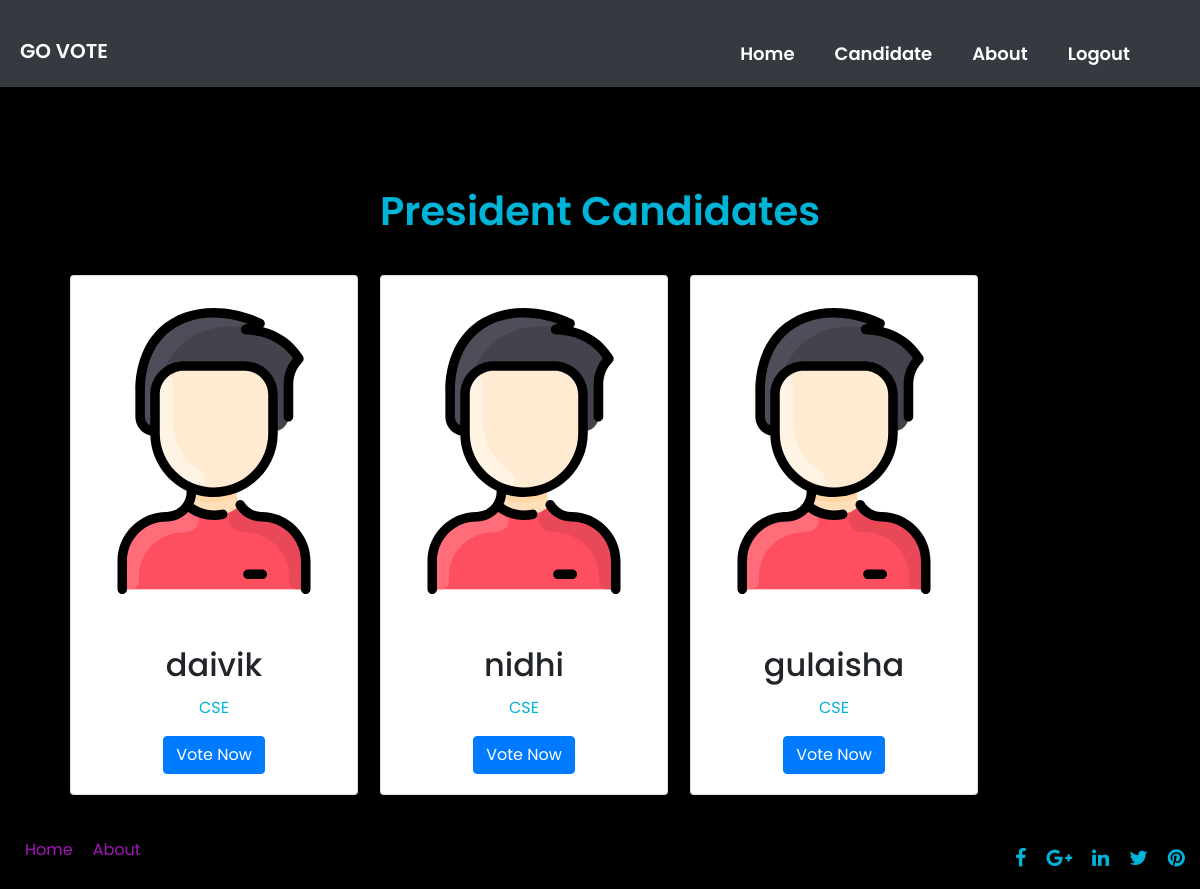
The page /candidate.php on the database its author committed.
### tables this page shows
CREATE TABLE `candidates` (
  `name` varchar(50) NOT NULL,
  `email` varchar(100) DEFAULT NULL,
  `branch` varchar(30) DEFAULT NULL,
  `rollno` bigint(30) NOT NULL,
  `pname` varchar(50) NOT NULL,
  `approve_status` int(11) DEFAULT 0 COMMENT '0 for pending , 1 for approve 2 for reject'
);

### candidate.php (the view, shortened to what this page needs)
<!DOCTYPE html>
<html lang="en">
<head>
<link rel="stylesheet" href="css/bootstrap.min.css">
<link rel="stylesheet" href="https://stackpath.bootstrapcdn.com/font-awesome/4.7.0/css/font-awesome.min.css">
<link rel="stylesheet" href="css/style.css">
</head>
<body>
  <div class="container-fluid" id="cont-3">
    <header id="nav-bar">
      <nav class="navbar navbar-expand-lg navbar-light bg-dark">
        <a class="navbar-brand" href="index.php"  style="color: white; font-weight: 600; margin-top: 15px;">GO VOTE</a>
        <div class="collapse navbar-collapse" id="navbarNav">
          <ul class="navbar-nav ml-auto animate__animated animate__bounceInDown" style="padding-right: 50px;">
            <li class="nav-item" >
              <a class="nav-link" href="index.php" style="color:white; font-weight: 600; text-align: center; font-size: 18px; margin-top: 20px;  text-transform: capitalize; padding: 20px;">Home</a>
            </li>
            <li class="nav-item" >
              <a class="nav-link" href="year.php"  style="color: white; font-weight: 600; text-align: center; font-size: 18px; margin-top: 20px;  text-transform: capitalize; padding: 20px;">Candidate</a>
            </li>
            <li class="nav-item" >
              <a class="nav-link" href="about.php"  style="color: white; font-weight: 600; text-align: center; font-size: 18px; margin-top: 20px;  text-transform: capitalize; padding: 20px;">About</a>
            </li>
            <li class="nav-item" >
                  <a class="nav-link" href="logout.php"  style="color: white; font-weight: 600; text-align: center; font-size: 18px; margin-top: 20px;  text-transform: capitalize; padding: 20px;">Logout</a>
                </li>
          </ul>
        </div>
    </nav>
</header>
<div class="container">
         <div class="row">
           <div class="col-md-12" >
           <h1 class="text-center" style="margin-bottom: 10px;">President Candidates</h1>
         </div>
         <?php
   $sql = "select * from candidates where approve_status=1 and pname='president'";
   include("dbConnect.php");
       $result= $pdo->query($sql);
     $rs =   $result->fetchAll();
     foreach($rs as $row){
?>
          <div class="col-md-3 " style=" margin-left:25px; padding-top: 30px;">
                <div class="card" style="width: 18rem;">
                  <img class="card-img-top" src="img/9.svg" alt="shinzo" height="350px">
                  <div class="card-body">
                    <h2 class="card-title"><?php echo $row['name']; ?></h2>
                    <p class="card-text"><?php echo $row['branch']; ?></p>
                    <a href="confirmation.php"  class="btn btn-primary">Vote Now</a>
                  </div>
                </div>
              </div>
              <?php } ?>
          </div>
        </div>
      <section>
        <div class="container-fluid">
          <div class="row">
            <div class="col-md-6">
              <hr>
              <div class="Footer">
              <ul style="display: flex;">
                  <li style="list-style: none; padding: 10px; "><a href="index.php" style="text-decoration: none; color: #a517ba;">Home</a></li>
                  <li style="list-style: none; padding: 10px; "><a href="about.php" style="text-decoration: none; color: #a517ba;">About</a></li>
                  </ul>
              </div>
            </div>
            <div class="col-md-6">
              <hr>
              <div class="social-icon">
                <ul >
                                <li>
                                    <a href="">
                                        <i class="fa fa-facebook"></i>
                                    </a>
                                </li>
                                <li>
                                    <a href="">
                                        <i class="fa fa-google-plus"></i>
                                    </a>
                                </li>
                                <li>
                                    <a href="">
                                        <i class="fa fa-linkedin"></i>
                                    </a>
                                </li>
                                <li>
                                    <a href="">
                                        <i class="fa fa-twitter"></i>
                                    </a>
                                </li>
                                <li>
                                    <a href="">
                                        <i class="fa fa-pinterest"></i>
                                    </a>
                                </li>
                            </ul>
              </div>
            </div>
          </div>
        </div>
        </section>
</body>
</html>

### css/style.css (style rules this page uses)
* { margin: 0; padding: 0; box-sizing: border-box; font-family: 'Poppins', sans-serif; scroll-behavior: smooth; text-align: center; }
body { background-color:black; }
#nav-bar { position: sticky; }
.navbar { background-color: black; padding: 0; }
.navbar-brand { height: 40px; padding-left: 20px; }
h1 { font-size: 40px; font-weight: 600; margin-top: 100px; }
#cont-3 { margin-left: 0; margin-right: 0; padding-left: 0; padding-right: 0; max-width: 100%; }
p,h1,ul { color: #00b4d8; }
.social-icon ul { list-style: none; display: flex; justify-content: flex-end; }
.social-icon li { padding-left: 20px; padding-top: 15px; }
.social-icon li a { color:#00b4d8; font-size: 20px; }

### candidate.php (style rules this page uses)
* { margin: 0; padding: 0; box-sizing: border-box; scroll-behavior: smooth; text-align: center; font-family: 'Poppins', sans-serif; }

### rows shown on the page
candidates: name "daivik", branch "CSE"
candidates: name "nidhi", branch "CSE"
candidates: name "gulaisha", branch "CSE"
